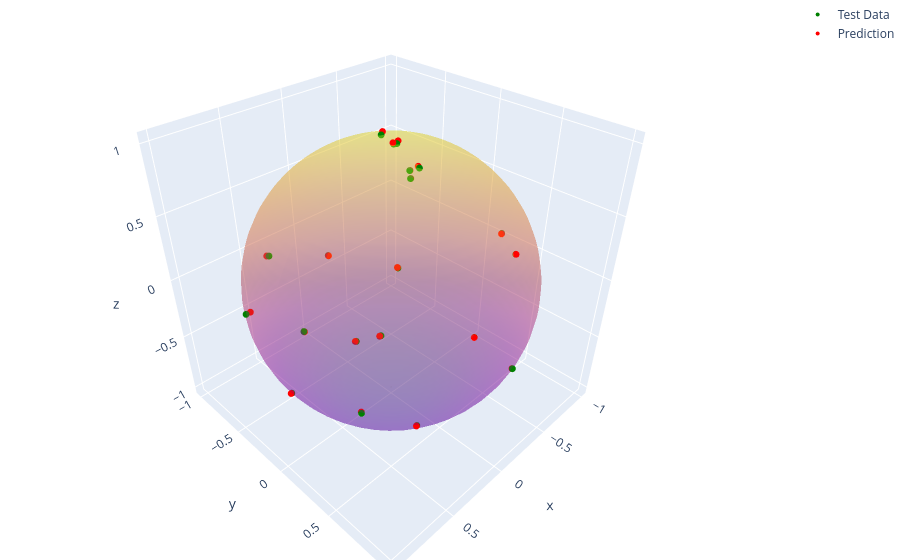

Notebook cell for this chart:
### Code cell
# Plot
fig = go.Figure()

# Sphere surface
fig.add_surface(x=x, y=y, z=z, opacity=0.3, showscale=False)

# Test data points
fig.add_scatter3d(x=Y_test[...,0], y=Y_test[...,1], z=Y_test[...,2], mode='markers', name="Test Data", marker=dict(size=4, color='green'))

# Prediction data points
fig.add_scatter3d(x=pred[...,0], y=pred[...,1], z=pred[...,2], mode='markers', name = 'Prediction', marker=dict(size=4, color='red'))

fig.update_layout(
    scene=dict(aspectmode="data"),
    margin=dict(l=0, r=0, b=0, t=0)
)

fig.show()

### Figure 1 — Plotly figure (JSON) as saved in the notebook; plotly's stock layout.template omitted (floating-point values rounded to 4 significant figures; data arrays with more than 128 entries replaced by an {"elided": "..."} marker saying what was removed)
{"data": [{"opacity": 0.3, "showscale": false, "type": "surface", "x": {"elided": "50x50 float values"}, "y": {"elided": "50x50 float values"}, "z": {"elided": "50x50 float values"}}, {"marker": {"color": "green", "size": 4}, "mode": "markers", "name": "Test Data", "type": "scatter3d", "x": [-0.07955, -0.9821, -0.6558, -0.1464, -0.2081, -0.07649, 0.9306, 0.3399, 0.278, -0.7471, -0.7728, -0.02682, -0.007238, 0.2784, -0.1893, 0.8971, 0.05526, 0.7869, 0.489, -0.2721], "y": [-0.4755, 0.1853, -0.5755, 0.9465, -0.9244, -0.1645, -0.3655, -0.9373, 0.9353, -0.5478, -0.5617, 0.021, 0.01299, -0.6764, 0.8374, -0.007423, 0.2834, 0.5375, 0.7137, -0.3888], "z": [-0.8761, 0.03269, -0.4887, -0.2874, -0.3197, 0.9834, 0.02211, -0.0765, 0.219, 0.3765, 0.2954, 0.9994, 0.9999, -0.6819, 0.5127, -0.4418, 0.9574, -0.3032, -0.5016, -0.8802]}, {"marker": {"color": "red", "size": 4}, "mode": "markers", "name": "Prediction", "type": "scatter3d", "x": [-0.07167, -0.977, -0.6538, -0.1489, -0.2073, -0.1121, 0.9025, 0.3514, 0.2808, -0.7538, -0.7793, -0.04406, -0.005423, 0.2765, -0.1872, 0.9016, 0.04159, 0.7828, 0.4936, -0.2619], "y": [-0.4793, 0.1875, -0.5803, 0.9422, -0.9211, -0.1885, -0.3573, -0.9501, 0.9368, -0.5508, -0.5652, 0.0147, 0.009086, -0.6725, 0.8409, -0.007785, 0.2609, 0.5311, 0.7153, -0.3942], "z": [-0.8741, 0.03245, -0.4844, -0.291, -0.3199, 0.9879, 0.0287, -0.07656, 0.2203, 0.3741, 0.2919, 1.01, 1.008, -0.6842, 0.5149, -0.4413, 0.9563, -0.3003, -0.5008, -0.8821]}], "layout": {"margin": {"b": 0, "l": 0, "r": 0, "t": 0}, "scene": {"aspectmode": "data"}}}
